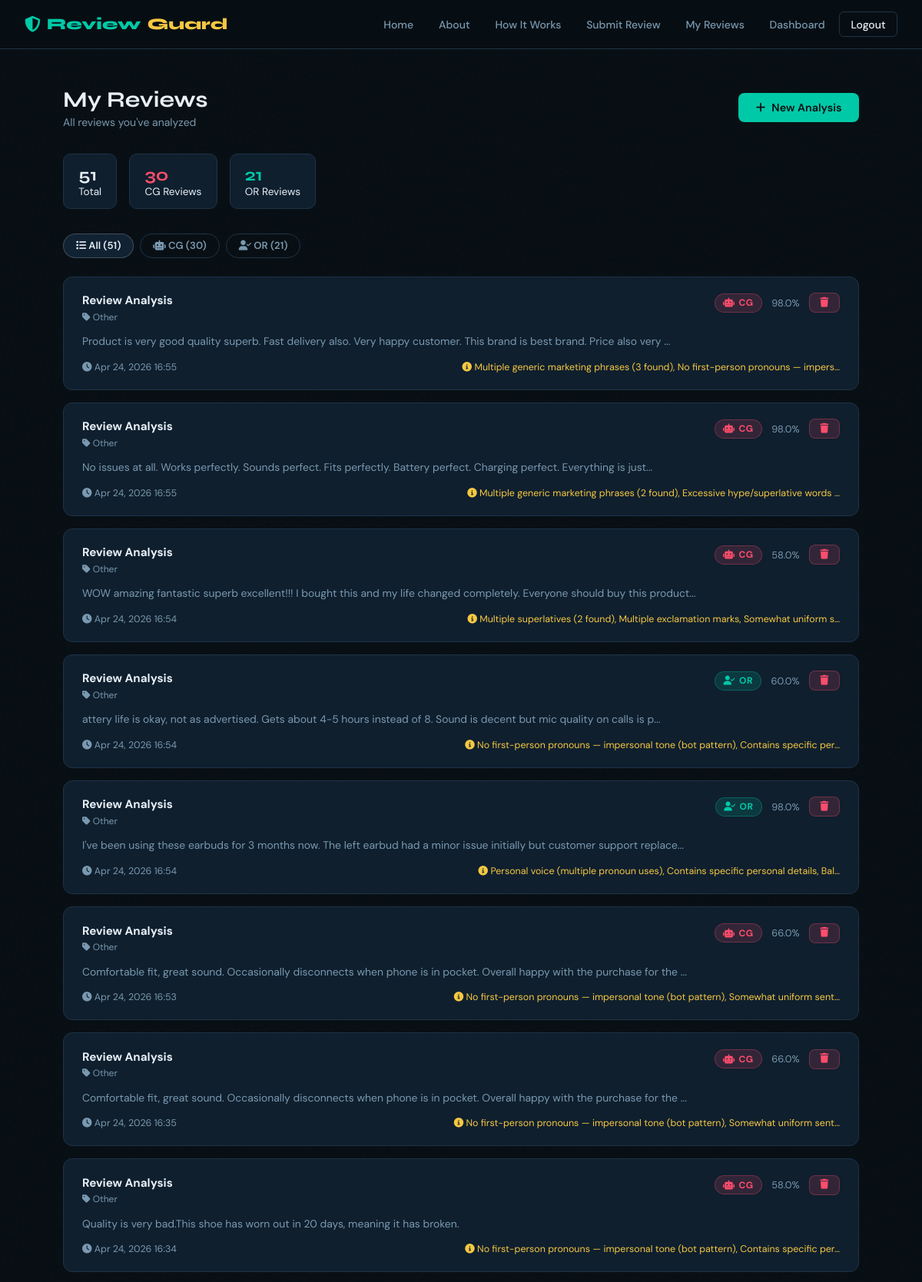
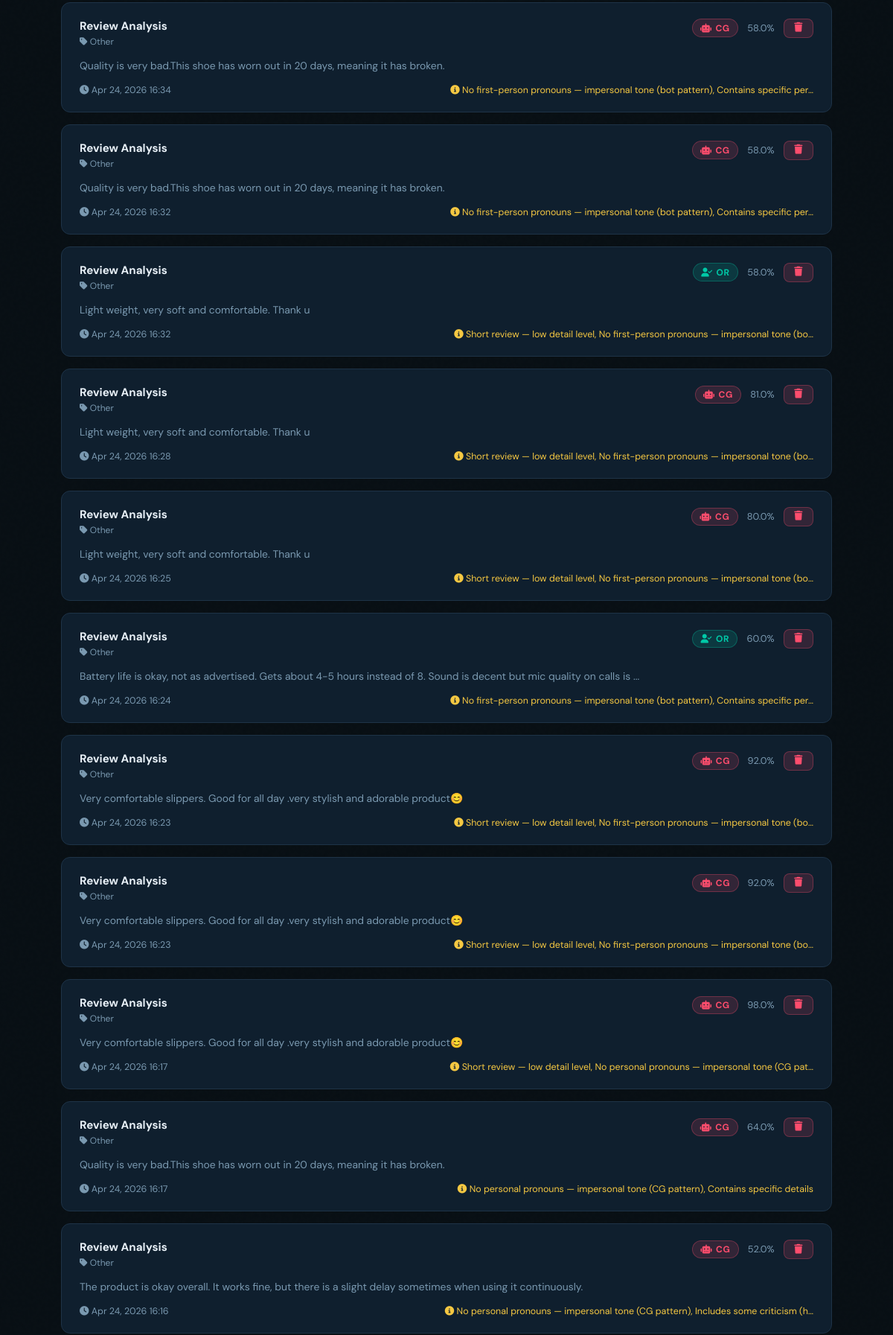
Page /reviews/my-reviews/ (signed in, upper part) on the committed database (2 pictures, top to bottom).
### reviews/models.py (models this page shows, shortened)
class Review(models.Model):
    user = models.ForeignKey(User, on_delete=models.CASCADE, related_name='reviews')
    product_name = models.CharField(max_length=200)
    category = models.CharField(max_length=50, choices=CATEGORY_CHOICES, default='other')
    review_text = models.TextField()
    result = models.CharField(max_length=5, choices=[('CG', 'Computer Generated'), ('OR', 'Original Review')])
    confidence = models.FloatField(default=0.0)
    detection_reasons = models.TextField(blank=True, default='')
    is_flagged = models.BooleanField(default=False)
    admin_override = models.CharField(max_length=5, blank=True, null=True)
    created_at = models.DateTimeField(auto_now_add=True)
    updated_at = models.DateTimeField(auto_now=True)
    class Meta:
        ordering = ['-created_at']
    @property
    def short_text(self):
        return self.review_text[:120] + '...' if len(self.review_text) > 120 else self.review_text

### reviews/views.py (the view)
# urls.py: path('my-reviews/', views.my_reviews, name='my_reviews'),
@login_required
def my_reviews(request):
    if request.user.is_staff:
        return redirect('admin_dashboard')
    filter_type = request.GET.get('filter', 'all')
    reviews = Review.objects.filter(user=request.user)
    if filter_type == 'CG':
        reviews = reviews.filter(result='CG')
    elif filter_type == 'OR':
        reviews = reviews.filter(result='OR')
    return render(request, 'reviews/my_reviews.html', {
        'reviews': reviews,
        'filter_type': filter_type,
        'total': Review.objects.filter(user=request.user).count(),
        'cg_count': Review.objects.filter(user=request.user, result='CG').count(),
        'or_count': Review.objects.filter(user=request.user, result='OR').count(),
    })

### templates/reviews/my_reviews.html (shortened to what this page needs)
{% extends 'base.html' %}
{% block content %}
<div class="reviews-page">
    <div class="page-header">
        <div>
            <h1 style="font-size:1.8rem;">My Reviews</h1>
            <p style="color:var(--muted); font-size:0.875rem; margin-top:0.2rem">All reviews you've analyzed</p>
        </div>
        <a href="/reviews/submit/" class="btn btn-primary"><i class="fas fa-plus"></i> New Analysis</a>
    </div>
    <div class="stats-mini">
        <div class="stat-mini"><strong>{{ total }}</strong> Total</div>
        <div class="stat-mini"><strong style="color:var(--red)">{{ cg_count }}</strong> CG Reviews</div>
        <div class="stat-mini"><strong style="color:var(--teal)">{{ or_count }}</strong> OR Reviews</div>
    </div>
    <div class="filter-tabs" style="margin-bottom:1.5rem">
        <a href="?filter=all" class="filter-tab {% if filter_type == 'all' %}active-all{% endif %}"><i class="fas fa-list"></i> All ({{ total }})</a>
        <a href="?filter=CG" class="filter-tab {% if filter_type == 'CG' %}active-cg{% endif %}"><i class="fas fa-robot"></i> CG ({{ cg_count }})</a>
        <a href="?filter=OR" class="filter-tab {% if filter_type == 'OR' %}active-or{% endif %}"><i class="fas fa-user-check"></i> OR ({{ or_count }})</a>
    </div>
    {% if reviews %}
        {% for review in reviews %}
        <div class="review-card">
            <div class="review-card-top">
                <div>
                    <div class="review-card-title">{{ review.product_name }}</div>
                    <div class="review-card-cat"><i class="fas fa-tag"></i> {{ review.get_category_display }}</div>
                </div>
                <div style="display:flex; align-items:center; gap:0.75rem; flex-shrink:0">
                    <span class="badge {% if review.result == 'CG' %}badge-cg{% else %}badge-or{% endif %}">
                        {% if review.result == 'CG' %}<i class="fas fa-robot"></i>{% else %}<i class="fas fa-user-check"></i>{% endif %}
                        {{ review.result }}
                    </span>
                    <span style="font-size:0.8rem; color:var(--muted)">{{ review.confidence }}%</span>
                    <form method="POST" action="/reviews/delete/{{ review.id }}/" style="display:inline" onclick="return confirm('Delete this review?')">
                        <button type="submit" class="btn btn-danger btn-sm"><i class="fas fa-trash"></i></button>
                    </form>
                </div>
            </div>
            <div class="review-card-body">{{ review.short_text }}</div>
            <div class="review-card-footer">
                <span><i class="fas fa-clock"></i> {{ review.created_at|date:"M d, Y  H:i" }}</span>
                {% if review.detection_reasons %}
                <span style="color:var(--gold)"><i class="fas fa-info-circle"></i> {{ review.detection_reasons|truncatechars:80 }}</span>
                {% endif %}
            </div>
        </div>
        {% endfor %}
    {% else %}
        <div class="empty-state">
            <i class="fas fa-inbox"></i>
            <p>No {{ filter_type|lower }} reviews found.</p>
            <a href="/reviews/submit/" class="btn btn-primary btn-sm" style="margin-top:1rem"><i class="fas fa-plus"></i> Analyze a Review</a>
        </div>
    {% endif %}
</div>
{% endblock %}

### templates/base.html (style rules this page uses)
:root { --bg: #080f14; --bg2: #0d1a24; --bg3: #112233; --teal: #00c9a7; --teal2: #00e5c0; --gold: #f5c842; --red: #ff4d6d; --text: #e8f0f7; --muted: #7a99b0; --border: #1e3347; --card: #0f1f2e; --cg-color: #ff4d6d; --or-color: #00c9a7; }
* { margin: 0; padding: 0; box-sizing: border-box; }
html { scroll-behavior: smooth; }
body { font-family: 'DM Sans', sans-serif; background: var(--bg); color: var(--text); min-height: 100vh; overflow-x: hidden; }
body::before { content: ''; position: fixed; inset: 0; pointer-events: none; z-index: 0; opacity: 0.4; }
.btn { display: inline-flex; align-items: center; gap: 0.5rem; padding: 0.65rem 1.4rem; border-radius: 8px; font-family: 'DM Sans', sans-serif; font-size: 0.9rem; font-weight: 600; cursor: pointer; border: none; text-decoration: none; transition: all 0.2s; white-space: nowrap; }
.btn-primary { background: var(--teal); color: var(--bg); }
.btn-danger { background: rgba(255,77,109,0.15); color: var(--red); border: 1px solid rgba(255,77,109,0.3); }
.btn-sm { padding: 0.35rem 0.85rem; font-size: 0.8rem; }
.badge { display: inline-flex; align-items: center; gap: 0.3rem; padding: 0.2rem 0.65rem; border-radius: 20px; font-size: 0.75rem; font-weight: 700; letter-spacing: 0.05em; }
.badge-cg { background: rgba(255,77,109,0.15); color: var(--red); border: 1px solid rgba(255,77,109,0.3); }
.badge-or { background: rgba(0,201,167,0.15); color: var(--teal); border: 1px solid rgba(0,201,167,0.3); }
h1, h2, h3 { font-family: 'Syne', sans-serif; }

### templates/reviews/my_reviews.html (style rules this page uses)
.reviews-page { max-width: 1100px; margin: 0 auto; padding: 3rem 2rem; }
.page-header { display: flex; align-items: center; justify-content: space-between; margin-bottom: 2rem; flex-wrap: wrap; gap: 1rem; }
.filter-tabs { display: flex; gap: 0.5rem; flex-wrap: wrap; }
.filter-tab { padding: 0.4rem 1rem; border-radius: 20px; font-size: 0.82rem; font-weight: 600; text-decoration: none; border: 1px solid var(--border); color: var(--muted); transition: all 0.2s; }
.filter-tab.active-all { background: var(--bg3); color: var(--text); border-color: rgba(255,255,255,0.2); }
.stats-mini { display: flex; gap: 1rem; margin-bottom: 2rem; flex-wrap: wrap; }
.stat-mini { background: var(--card); border: 1px solid var(--border); border-radius: 10px; padding: 0.8rem 1.2rem; font-size: 0.85rem; }
.stat-mini strong { font-family: 'Syne', sans-serif; font-size: 1.4rem; display: block; }
.review-card { background: var(--card); border: 1px solid var(--border); border-radius: 12px; padding: 1.3rem 1.5rem; margin-bottom: 1rem; transition: border-color 0.2s; }
.review-card-top { display: flex; align-items: flex-start; justify-content: space-between; gap: 1rem; margin-bottom: 0.8rem; }
.review-card-title { font-weight: 700; font-size: 0.95rem; }
.review-card-cat { font-size: 0.75rem; color: var(--muted); margin-top: 0.2rem; text-transform: capitalize; }
.review-card-body { font-size: 0.87rem; color: var(--muted); line-height: 1.7; margin-bottom: 0.8rem; }
.review-card-footer { display: flex; align-items: center; justify-content: space-between; flex-wrap: wrap; gap: 0.5rem; font-size: 0.78rem; color: var(--muted); }

### rows in the picture
Review: product_name "Review Analysis", category "Other", result "CG", confidence "98.0", short_text "Product is very good quality superb. Fast delivery also. Very happy customer. This brand is best brand. Price also very ...", created_at "Apr 24, 2026 16:55", detection_reasons "Multiple generic marketing phrases (3 found), No first-person pronouns — impers…"
Review: product_name "Review Analysis", category "Other", result "CG", confidence "98.0", short_text "No issues at all. Works perfectly. Sounds perfect. Fits perfectly. Battery perfect. Charging perfect. Everything is just...", created_at "Apr 24, 2026 16:55", detection_reasons "Multiple generic marketing phrases (2 found), Excessive hype/superlative words …"
Review: product_name "Review Analysis", category "Other", result "CG", confidence "58.0", short_text "WOW amazing fantastic superb excellent!!! I bought this and my life changed completely. Everyone should buy this product...", created_at "Apr 24, 2026 16:54", detection_reasons "Multiple superlatives (2 found), Multiple exclamation marks, Somewhat uniform s…"
Review: product_name "Review Analysis", category "Other", result "OR", confidence "60.0", short_text "attery life is okay, not as advertised. Gets about 4-5 hours instead of 8. Sound is decent but mic quality on calls is p...", created_at "Apr 24, 2026 16:54", detection_reasons "No first-person pronouns — impersonal tone (bot pattern), Contains specific per…"
Review: product_name "Review Analysis", category "Other", result "OR", confidence "98.0", short_text "I've been using these earbuds for 3 months now. The left earbud had a minor issue initially but customer support replace...", created_at "Apr 24, 2026 16:54", detection_reasons "Personal voice (multiple pronoun uses), Contains specific personal details, Bal…"
Review: product_name "Review Analysis", category "Other", result "CG", confidence "66.0", short_text "Comfortable fit, great sound. Occasionally disconnects when phone is in pocket. Overall happy with the purchase for the ...", created_at "Apr 24, 2026 16:53", detection_reasons "No first-person pronouns — impersonal tone (bot pattern), Somewhat uniform sent…"
Review: product_name "Review Analysis", category "Other", result "CG", confidence "66.0", short_text "Comfortable fit, great sound. Occasionally disconnects when phone is in pocket. Overall happy with the purchase for the ...", created_at "Apr 24, 2026 16:35", detection_reasons "No first-person pronouns — impersonal tone (bot pattern), Somewhat uniform sent…"
Review: product_name "Review Analysis", category "Other", result "CG", confidence "58.0", short_text "Quality is very bad.This shoe has worn out in 20 days, meaning it has broken.", created_at "Apr 24, 2026 16:34", detection_reasons "No first-person pronouns — impersonal tone (bot pattern), Contains specific per…"
Review: product_name "Review Analysis", category "Other", result "CG", confidence "58.0", short_text "Quality is very bad.This shoe has worn out in 20 days, meaning it has broken.", created_at "Apr 24, 2026 16:34", detection_reasons "No first-person pronouns — impersonal tone (bot pattern), Contains specific per…"
Review: product_name "Review Analysis", category "Other", result "CG", confidence "58.0", short_text "Quality is very bad.This shoe has worn out in 20 days, meaning it has broken.", created_at "Apr 24, 2026 16:32", detection_reasons "No first-person pronouns — impersonal tone (bot pattern), Contains specific per…"
Review: product_name "Review Analysis", category "Other", result "OR", confidence "58.0", short_text "Light weight, very soft and comfortable. Thank u", created_at "Apr 24, 2026 16:32", detection_reasons "Short review — low detail level, No first-person pronouns — impersonal tone (bo…"
Review: product_name "Review Analysis", category "Other", result "CG", confidence "81.0", short_text "Light weight, very soft and comfortable. Thank u", created_at "Apr 24, 2026 16:28", detection_reasons "Short review — low detail level, No first-person pronouns — impersonal tone (bo…"
Review: product_name "Review Analysis", category "Other", result "CG", confidence "80.0", short_text "Light weight, very soft and comfortable. Thank u", created_at "Apr 24, 2026 16:25", detection_reasons "Short review — low detail level, No first-person pronouns — impersonal tone (bo…"
Review: product_name "Review Analysis", category "Other", result "OR", confidence "60.0", short_text "Battery life is okay, not as advertised. Gets about 4-5 hours instead of 8. Sound is decent but mic quality on calls is ...", created_at "Apr 24, 2026 16:24", detection_reasons "No first-person pronouns — impersonal tone (bot pattern), Contains specific per…"
Review: product_name "Review Analysis", category "Other", result "CG", confidence "92.0", short_text "Very comfortable slippers. Good for all day .very stylish and adorable product😊", created_at "Apr 24, 2026 16:23", detection_reasons "Short review — low detail level, No first-person pronouns — impersonal tone (bo…"
Review: product_name "Review Analysis", category "Other", result "CG", confidence "92.0", short_text "Very comfortable slippers. Good for all day .very stylish and adorable product😊", created_at "Apr 24, 2026 16:23", detection_reasons "Short review — low detail level, No first-person pronouns — impersonal tone (bo…"
Review: product_name "Review Analysis", category "Other", result "CG", confidence "98.0", short_text "Very comfortable slippers. Good for all day .very stylish and adorable product😊", created_at "Apr 24, 2026 16:17", detection_reasons "Short review — low detail level, No personal pronouns — impersonal tone (CG pat…"
Review: product_name "Review Analysis", category "Other", result "CG", confidence "64.0", short_text "Quality is very bad.This shoe has worn out in 20 days, meaning it has broken.", created_at "Apr 24, 2026 16:17", detection_reasons "No personal pronouns — impersonal tone (CG pattern), Contains specific details"
Review: product_name "Review Analysis", category "Other", result "CG", confidence "52.0", short_text "The product is okay overall. It works fine, but there is a slight delay sometimes when using it continuously.", created_at "Apr 24, 2026 16:16", detection_reasons "No personal pronouns — impersonal tone (CG pattern), Includes some criticism (h…"

### other values in the picture
{{ total }} "51"
{{ cg_count }} "30"
{{ or_count }} "21"
